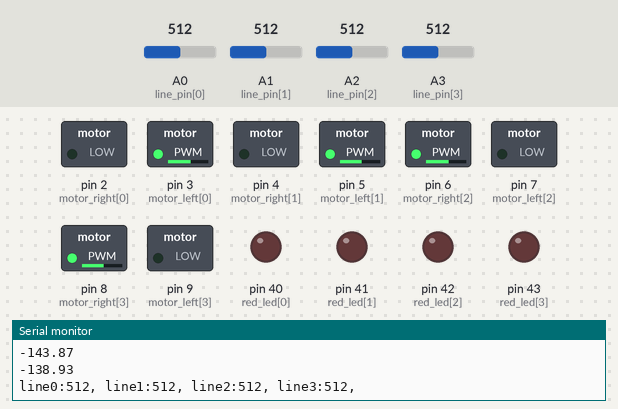
Bench run of a sketch on a simulated Arduino Mega 2560, built with avr-gcc and run on an emulated ATmega2560. Shown: switched loads named in the sketch (green lamp = pin HIGH), output pins drawn as LEDs (lit = HIGH), the last lines printed to the serial monitor. The test bench sets the inputs (shaded band); at power-on: A0 (line_pin[0]) = 512, A1 (line_pin[1]) = 512, A2 (line_pin[2]) = 512, A3 (line_pin[3]) = 512.

Above: at 1.2 s.
1.3 s: A0 (line_pin[0]) set to 786
2.8 s: A0 (line_pin[0]) set to 816
At 3.1 s:
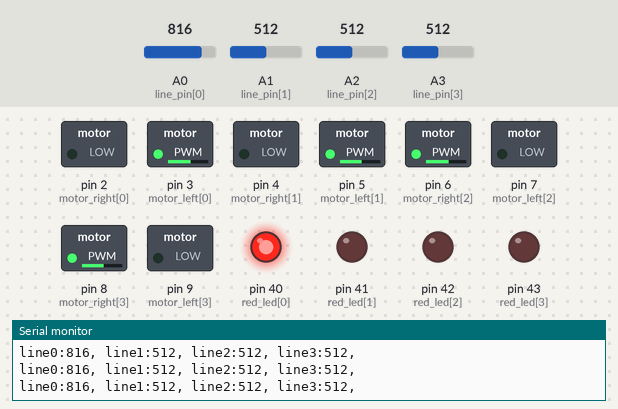
4.3 s: A1 (line_pin[1]) set to 787
7.3 s: A1 (line_pin[1]) set to 807
At 8.5 s:
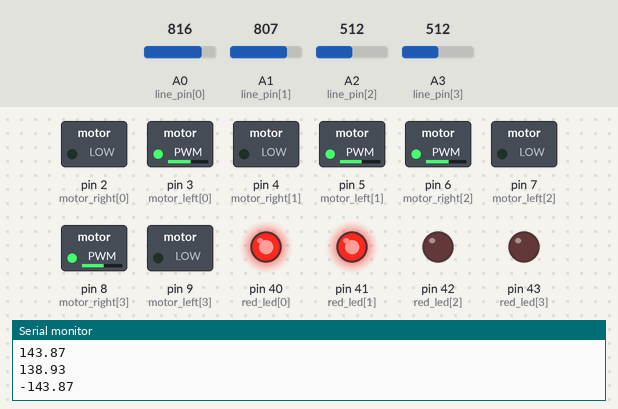
8.8 s: A2 (line_pin[2]) set to 784
11.8 s: A2 (line_pin[2]) set to 817
At 12.8 s:
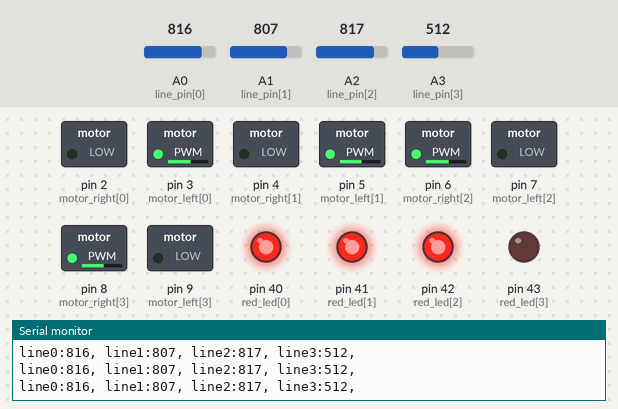
Timing chart, 0 to 14.3 s (numbered marks = the images above; inputs shaded):
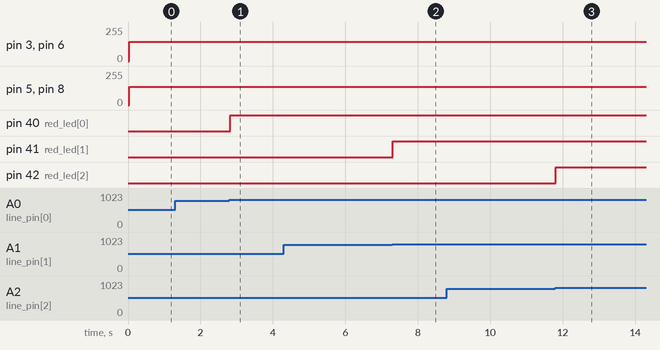

Measured:
- the behaviour switches between 799 and 800 on A0 (line_pin[0]) (found by bisection; images 0 and 1)
- the behaviour switches between 799 and 800 on A1 (line_pin[1]) (found by bisection; images 1 and 2)
- the behaviour switches between 799 and 800 on A2 (line_pin[2]) (found by bisection; images 2 and 3)
- after the input at 2.8 s, pin 40 (red_led[0]): LOW → HIGH at once
- after the input at 7.3 s, pin 41 (red_led[1]): LOW → HIGH at once
- after the input at 11.8 s, pin 42 (red_led[2]): LOW → HIGH at once

The sketch:

line_motor.ino
```cpp
const int motor_right[] = {2, 4, 6, 8};
const int motor_left[] = {3, 5, 7, 9};

const int line_pin[] = {A0, A1, A2, A3};
const int red_led[] = {40, 41, 42, 43};
int line_val[4];
int MT_speed[4];

#define PI 3.141592653589793
int MT_degree[] = {45, 135, 225, 315};
int MT_degree_speed[4];
int go_degree;

void setup() {
  Serial.begin(38400);
  for (int i = 0; i <= 3; i++) {
    pinMode(line_pin[i], INPUT);
    pinMode(red_led[i], OUTPUT);
    pinMode(motor_right[i], OUTPUT);
    pinMode(motor_left[i], OUTPUT);
  }
}

void loop() {
  for (int id = 0; id <= 3; id += 1) {
    line_val[id] = line_read();
  }
  go_degree = line_degree();

  for (int id = 0; id <= 3; id += 1) {
    MT_degree_speed[id] = MT_last_speed(MT_degree[id], go_degree);
  }

    for (int id = 0; id <= 3; id += 1) {
   MT_speed[id] = MT_degree_speed[id];
   motor_speed(id, MT_speed[id]);
  }
}
```

line.ino
```cpp
int line_read () {
  int line_read_value[4];
  int line_value;
  for (int id = 0; id <= 3; id++) {
    line_read_value[id] = analogRead(line_pin[id]);

    if (line_read_value[id] >= 800) {
      line_value = 1;
      digitalWrite(red_led[id], HIGH);
    } else {
      line_value = 0;
      digitalWrite(red_led[id], LOW);
    }

    Serial.print("line");
    Serial.print(id);
    Serial.print(":");
    Serial.print(line_read_value[id]);
    Serial.print(", ");
  }
  Serial.println();
  return line_value;
}

int line_degree() {
  int line_degree_value;
  int line_thou = (line_val[0] * 1000) + (line_val[1] * 100) + (line_val[2] * 10) + (line_val[3] * 1);

  if (line_thou == 1111) {
    line_degree_value = -1;
  } else if (line_thou == 1110) {
    line_degree_value = 270;
  } else if (line_thou == 1101) {
    line_degree_value = 180;
  } else if (line_thou == 1100) {
    line_degree_value = 215;
  } else if (line_thou == 1011) {
    line_degree_value = 90;
  } else if (line_thou == 1010) {
    line_degree_value = -1;
  } else if (line_thou == 1001) {
    line_degree_value = 135;
  } else if (line_thou == 1000) {
    line_degree_value = 180;
  } else if (line_thou == 0111) {
    line_degree_value = 0;
  } else if (line_thou == 0110) {
    line_degree_value = 315;
  } else if (line_thou == 0101) {
    line_degree_value = -1;
  } else if (line_thou == 0100) {
    line_degree_value = 270;
  } else if (line_thou == 0011) {
    line_degree_value = 315;
  } else if (line_thou == 0010) {
    line_degree_value = 0;
  } else if (line_thou == 0001) {
    line_degree_value = 90;
  } else if (line_thou == 0000) {
    line_degree_value = -1;
  }
  return line_degree_value;

  Serial.print(" line＿degree:");
  Serial.print(line_degree_value);
}
```

motor.ino
```cpp
void motor_speed(int id, int myspeed) {
  if (myspeed >= 0) {
    analogWrite(motor_right[id], 0);
    analogWrite(motor_left[id], myspeed);

  } else if (myspeed < 0) {
    myspeed = abs(myspeed);
    analogWrite(motor_right[id], myspeed);
    analogWrite(motor_left[id], 0);
  }
}

int MT_last_speed(int MT_new_degree, int MT_go_degree) {
  float MT_speed;
  int power = 200;
  int theta = MT_new_degree - MT_go_degree;
  MT_speed = sin(theta * PI / 180) * power;

  if (1 <= MT_speed && MT_speed <= 120) {
    MT_speed = 120;
  } else if (-120 <= MT_speed && MT_speed <= -1) {
    MT_speed = -120;
  }
  Serial.println(MT_speed);
  return MT_speed;
}

void MT_stop (int id) {
  digitalWrite(motor_right[id], 0);
  digitalWrite(motor_left[id], 0);
}
```
